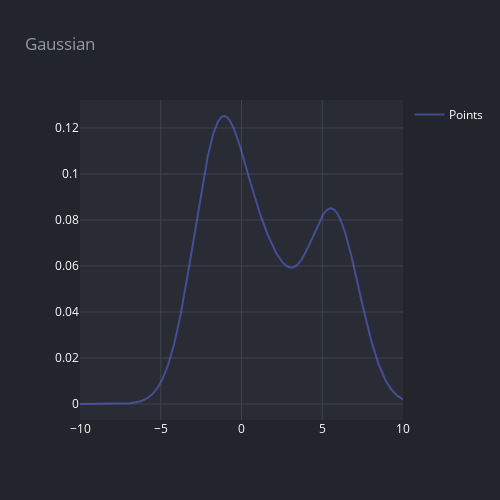

Notebook code cell kept with this figure:
### Code cell
fig = go.Figure(scatter(X_plot[:,0], np.exp(log_dens), 'Points'))
render(fig, 'Gaussian')

### Figure 1 — Plotly figure (JSON) as saved in the notebook; plotly's stock layout.template omitted (floating-point values rounded to 4 significant figures; data arrays with more than 128 entries replaced by an {"elided": "..."} marker saying what was removed)
{"data": [{"marker": {"size": 3}, "mode": "lines", "name": "Points", "opacity": 0.5, "type": "scatter", "x": {"elided": "1000 float values"}, "y": {"elided": "1000 float values"}}], "layout": {"height": 500, "legend": {"font": {"color": "#ffffff"}}, "paper_bgcolor": "#22252B", "plot_bgcolor": "#292C34", "showlegend": true, "title": {"font": {"color": "#9398A4"}, "text": "Gaussian"}, "width": 500, "xaxis": {"autorange": true, "gridcolor": "#3F434F", "range": [-10, 10], "tickfont": {"color": "#ffffff"}, "title": {"font": {"color": "#ffffff"}}, "type": "linear", "zeroline": false}, "yaxis": {"autorange": true, "gridcolor": "#3F434F", "range": [-0.006955, 0.1322], "tickfont": {"color": "#ffffff"}, "title": {"font": {"color": "#ffffff"}}, "type": "linear", "zeroline": false}}}
